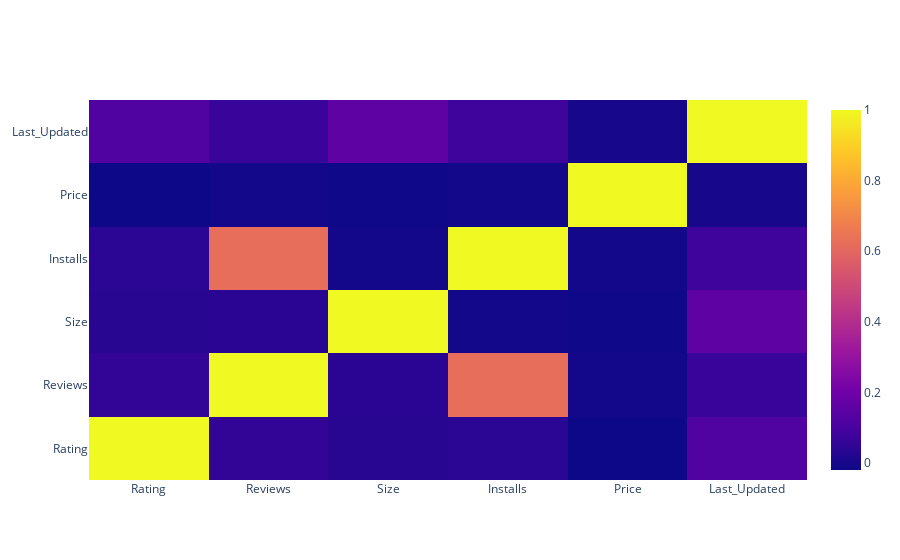

The code cell stored with this chart in its notebook:
### Code cell
trace = go.Heatmap(z=[relationships.Rating.values.tolist(), relationships.Reviews.values.tolist(), relationships.Size.values.tolist(), relationships.Installs.values.tolist(), relationships.Price.values.tolist(), relationships.Last_Updated.values.tolist()],
                   x=[relationships.columns[0], relationships.columns[1], relationships.columns[2], relationships.columns[3], relationships.columns[4],relationships.columns[5]],
                   y=[relationships.columns[0], relationships.columns[1], relationships.columns[2], relationships.columns[3], relationships.columns[4], relationships.columns[5]])
corelation=[trace]
py.iplot(corelation, filename='heatmap')

### Figure 1 — Plotly figure (JSON) as saved in the notebook; plotly's stock layout.template omitted (floating-point values rounded to 4 significant figures)
{"data": [{"type": "heatmap", "x": ["Rating", "Reviews", "Size", "Installs", "Price", "Last_Updated"], "y": ["Rating", "Reviews", "Size", "Installs", "Price", "Last_Updated"], "z": [[1, 0.05442, 0.03453, 0.03933, -0.01947, 0.1213], [0.05442, 1, 0.03877, 0.6252, -0.007621, 0.06602], [0.03453, 0.03877, 1, -0.007345, -0.01506, 0.1555], [0.03933, 0.6252, -0.007345, 1, -0.00944, 0.07809], [-0.01947, -0.007621, -0.01506, -0.00944, 1, -0.002525], [0.1213, 0.06602, 0.1555, 0.07809, -0.002525, 1]]}], "layout": {}}
